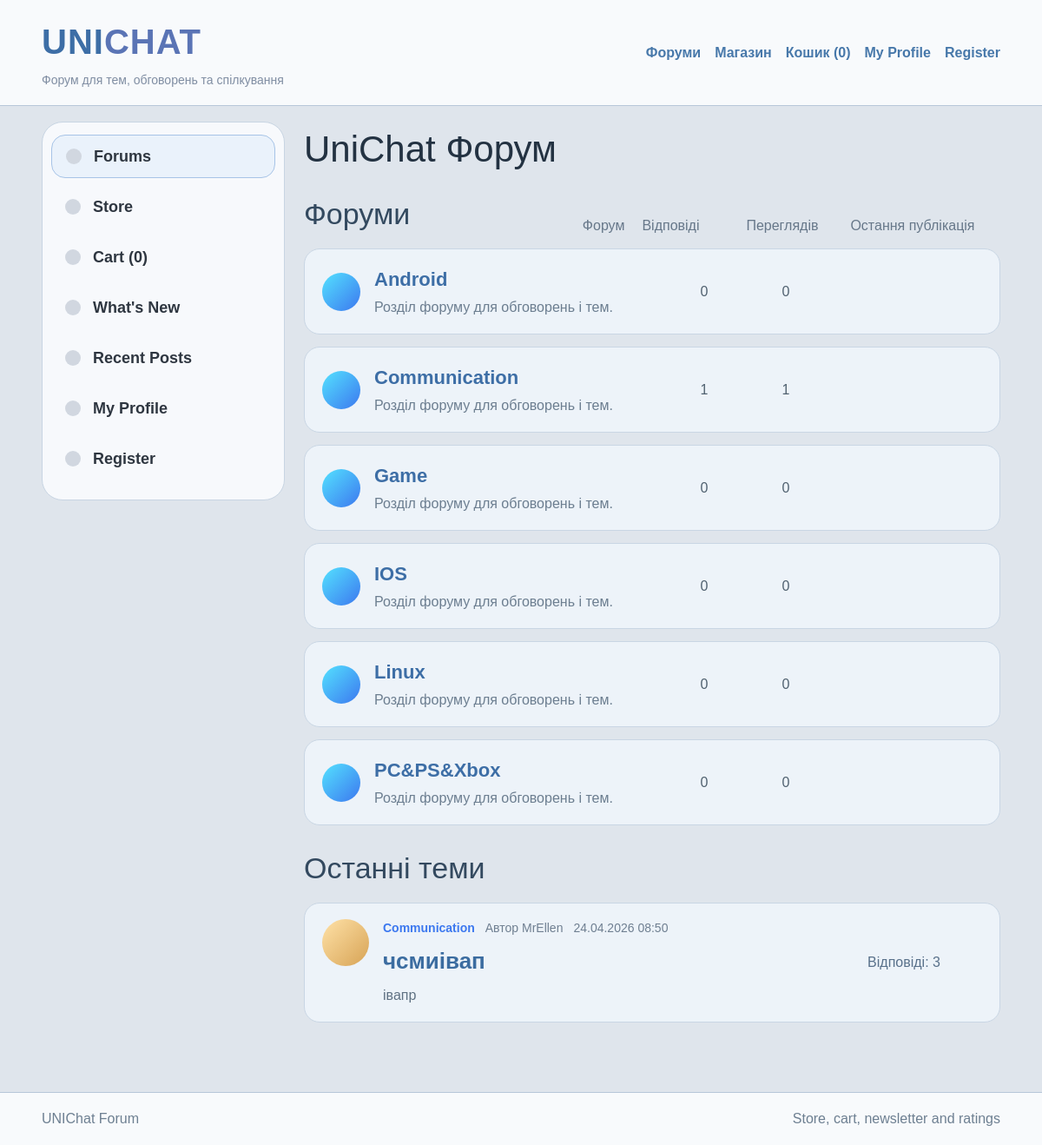
The page / on the database its author committed.
### lab2/myapp/models.py (models this page shows, shortened)
class Category(models.Model):
    name = models.CharField(max_length=100, verbose_name="Назва")
    description = models.TextField(blank=True, default="", verbose_name="Опис")
    created_at = models.DateTimeField(auto_now_add=True, verbose_name="Створено")
    updated_at = models.DateTimeField(auto_now=True, verbose_name="Оновлено")
    class Meta:
        verbose_name = "Категорія форуму"
        verbose_name_plural = "Категорії форуму"

class Post(models.Model):
    category = models.ForeignKey(
        Category,
        on_delete=models.CASCADE,
        related_name="posts",
        verbose_name="Категорія"
    )
    author_name = models.CharField(max_length=100, default="Користувач", verbose_name="Автор")
    title = models.CharField(max_length=200, verbose_name="Назва")
    content = models.TextField(verbose_name="Текст теми")
    created_at = models.DateTimeField(auto_now_add=True, verbose_name="Створено")
    updated_at = models.DateTimeField(auto_now=True, verbose_name="Оновлено")
    class Meta:
        verbose_name = "Тема"
        verbose_name_plural = "Теми"

### lab2/myapp/views.py (the view)
# urls.py: path("", views.home, name="home"),
def home(request):
    context = get_base_context(request)
    posts = Post.objects.select_related("category").annotate(
        comments_total=Count("comments", distinct=True)
    ).order_by("-created_at")
    selected_category_id = request.GET.get("category")
    if selected_category_id and selected_category_id.isdigit():
        posts = posts.filter(category_id=int(selected_category_id))
        selected_category_id = int(selected_category_id)
    else:
        selected_category_id = None
    context.update({
        "title": "UNIChat Forum",
        "posts": posts,
        "selected_category_id": selected_category_id,
    })
    return render(request, "myapp/home.html", context)

### lab2/myapp/views.py (called while the page is built)
def get_base_context(request):
    categories = Category.objects.annotate(posts_total=Count("posts", distinct=True)).order_by("name")
    cart_count = 0
    if request.user.is_authenticated:
        cart_count = CartItem.objects.filter(user=request.user).aggregate(total=Sum("quantity"))["total"] or 0
    return {
        "categories": categories,
        "cart_count": cart_count,
    }

### lab2/myapp/templates/myapp/home.html (shortened to what this page needs)
{% extends 'myapp/base.html' %}
{% block content %}
<div class="forum-page-header">
    <div>
        <h1>UniChat Форум</h1>
    </div>
</div>
<div class="forum-section">
    <div class="forum-section-top">
        <div class="forum-section-title">Форуми</div>
        <div class="forum-table-head">
            <span>Форум</span>
            <span>Відповіді</span>
            <span>Переглядів</span>
            <span>Остання публікація</span>
        </div>
    </div>
    <div class="forum-list">
        {% for item in categories %}
            <div class="forum-row">
                <div class="forum-main">
                    <div class="forum-icon"></div>
                    <div class="forum-info">
                        <h2>
                            <a href="{% url 'category_posts' item.id %}">{{ item.name }}</a>
                        </h2>
                        {% if item.description %}
                            <p>{{ item.description }}</p>
                        {% else %}
                            <p>Розділ форуму для обговорень і тем.</p>
                        {% endif %}
                    </div>
                </div>
                <div class="forum-meta">
                    <div>{{ item.posts_total }}</div>
                    <div>{{ item.posts_total }}</div>
                </div>
            </div>
        {% empty %}
            <div class="empty-box">
                Поки немає розділів. Додай категорії через адмінку.
            </div>
        {% endfor %}
    </div>
</div>
<div class="forum-section topics-section">
    <div class="forum-section-top">
        <div class="forum-section-title">Останні теми</div>
    </div>
    <div class="topic-list">
        {% for post in posts %}
            <article class="topic-card">
                <div class="topic-card-main">
                    <div class="topic-avatar"></div>
                    <div class="topic-body">
                        <div class="topic-meta-top">
                            <a href="{% url 'category_posts' post.category.id %}" class="topic-category">
                                {{ post.category.name }}
                            </a>
                            <span>Автор {{ post.author_name }}</span>
                            <span>{{ post.created_at|date:"d.m.Y H:i" }}</span>
                        </div>
                        {% if user.is_authenticated %}
                            <h3>
                                <a href="{% url 'post_detail' post.id %}">{{ post.title }}</a>
                            </h3>
                        {% else %}
                            <h3>{{ post.title }}</h3>
                        {% endif %}
                        <p>{{ post.content|truncatewords:22 }}</p>
                    </div>
                </div>
                <div class="topic-card-side">
                    <div>Відповіді: {{ post.comments_total }}</div>
                </div>
            </article>
        {% empty %}
            <div class="empty-box">
                Тем поки немає.
            </div>
        {% endfor %}
    </div>
</div>
{% endblock %}

### lab2/myapp/templates/myapp/base.html (shortened to what this page needs)
{% load static %}
<!DOCTYPE html>
<html lang="uk">
<head>
    <link rel="stylesheet" href="{% static 'myapp/css/style.css' %}">
</head>
<body>
    <header class="top-header">
        <div class="site-shell top-header-inner">
            <div class="brand-block">
                <a href="{% url 'home' %}" class="brand-logo">UNI<span>CHAT</span></a>
                <div class="brand-subtitle">Форум для тем, обговорень та спілкування</div>
            </div>
            <div class="header-links">
                <a href="{% url 'home' %}">Форуми</a>
                <a href="{% url 'store_home' %}">Магазин</a>
                <a href="{% url 'cart_view' %}">Кошик ({{ cart_count }})</a>
                <a href="{% url 'profile' %}">My Profile</a>
                {% if user.is_authenticated %}
                    <a href="{% url 'create_post' %}">Додати тему</a>
                    <a href="{% url 'logout' %}">Logout</a>
                {% else %}
                    <a href="{% url 'register' %}">Register</a>
                {% endif %}
            </div>
        </div>
    </header>
    <main class="site-shell main-layout">
        <aside class="left-sidebar">
            <nav class="sidebar-menu">
                <a href="{% url 'home' %}" class="sidebar-link active">Forums</a>
                <a href="{% url 'store_home' %}" class="sidebar-link">Store</a>
                <a href="{% url 'cart_view' %}" class="sidebar-link">Cart ({{ cart_count }})</a>
                <a href="{% url 'home' %}" class="sidebar-link">What's New</a>
                <a href="{% url 'home' %}" class="sidebar-link">Recent Posts</a>
                <a href="{% url 'profile' %}" class="sidebar-link">My Profile</a>
                {% if user.is_authenticated %}
                    <a href="{% url 'logout' %}" class="sidebar-link">Logout</a>
                {% else %}
                    <a href="{% url 'register' %}" class="sidebar-link">Register</a>
                {% endif %}
            </nav>
        </aside>
        <section class="content-area">
            {% block content %}{% endblock %}
        </section>
    </main>
    <footer class="site-footer">
        <div class="site-shell footer-inner">
            <div>UNIChat Forum</div>
            <div>Store, cart, newsletter and ratings</div>
        </div>
    </footer>
</body>
</html>

### lab2/myapp/static/myapp/css/style.css (style rules this page uses)
* { margin: 0; padding: 0; box-sizing: border-box; }
body { font-family: Arial, sans-serif; background: #dfe5ec; color: #2d3a4b; line-height: 1.5; }
a { text-decoration: none; color: inherit; }
.site-shell { width: 92%; max-width: 1400px; margin: 0 auto; }
.top-header { background: #f8fafc; border-bottom: 1px solid #b7c7d9; padding: 18px 0; }
.top-header-inner { display: flex; justify-content: space-between; align-items: center; gap: 18px; flex-wrap: wrap; }
.brand-logo { font-size: 40px; font-weight: 800; color: #3d6ea6; letter-spacing: 1px; }
.brand-logo span { color: #5a74b5; }
.brand-subtitle { font-size: 14px; color: #7f8da2; margin-top: 4px; }
.header-links { display: flex; gap: 16px; flex-wrap: wrap; }
.header-links a { color: #4778aa; font-weight: 600; }
.main-layout { display: grid; grid-template-columns: 280px 1fr; gap: 22px; padding: 18px 0 30px; }
.left-sidebar { align-self: start; }
.sidebar-menu { background: #f7f9fc; border: 1px solid #c8d5e3; border-radius: 24px; padding: 14px 10px; }
.sidebar-link { display: flex; align-items: center; min-height: 50px; padding: 0 16px; margin-bottom: 8px; border-radius: 16px; font-size: 18px; font-weight: 600; color: #2e3640; background: transparent; transition: 0.2s; }
.sidebar-link::before { content: ""; width: 18px; height: 18px; background: #d1d7e0; border-radius: 50%; margin-right: 14px; display: inline-block; flex-shrink: 0; }
.sidebar-link:hover, .sidebar-link.active { background: #eaf2fb; border: 1px solid #a7c4e7; }
.content-area { min-width: 0; }
.forum-page-header { display: flex; justify-content: space-between; align-items: center; gap: 16px; margin-bottom: 18px; flex-wrap: wrap; }
.forum-page-header h1 { font-size: 42px; font-weight: 500; color: #233242; }
.forum-section { background: #dfe5ec; margin-bottom: 24px; }
.forum-section-top { display: flex; justify-content: space-between; align-items: end; gap: 16px; margin-bottom: 14px; }
.forum-section-title { font-size: 34px; color: #33495f; font-weight: 500; }
.forum-table-head { display: grid; grid-template-columns: 1.3fr 100px 100px 180px; gap: 20px; font-size: 16px; color: #667789; width: 60%; }
.forum-list, .topic-list, .store-grid, .profile-preview-grid { display: grid; gap: 14px; }
.forum-row, .topic-card, .post-detail-box, .reply-box, .comment-item, .empty-box, .product-card, .preview-card, .product-detail-media, .product-detail-info, .comment-box, .rating-summary-box { background: #edf3f9; border: 1px solid #c9d6e4; border-radius: 18px; }
.forum-row { display: grid; grid-template-columns: 1fr 360px; gap: 18px; padding: 18px 20px; }
.forum-main { display: flex; align-items: center; gap: 16px; }
.forum-icon { width: 44px; height: 44px; border-radius: 50%; background: linear-gradient(135deg, #54e2ff, #3c78ef); flex-shrink: 0; }
.forum-info h2 { font-size: 22px; color: #3d6ea6; margin-bottom: 4px; }
.forum-info p { color: #6c7e90; }
.forum-meta { display: grid; grid-template-columns: 80px 80px 1fr; align-items: center; gap: 14px; text-align: center; color: #506170; }
.topic-card { display: grid; grid-template-columns: 1fr 180px; gap: 16px; padding: 18px 20px; }
.topic-card-main { display: flex; gap: 16px; }
.topic-avatar { width: 54px; height: 54px; border-radius: 50%; background: linear-gradient(135deg, #ffe2a8, #d7a355); flex-shrink: 0; }
.topic-meta-top, .thread-meta { display: flex; gap: 12px; flex-wrap: wrap; color: #6f7f91; font-size: 14px; margin-bottom: 8px; }
.topic-category, .badge { color: #3c78ef; font-weight: 700; }
.topic-body h3, .product-body h3 { font-size: 26px; color: #3b6ca0; margin-bottom: 8px; }
.topic-body p, .product-body p, .post-detail-text p { color: #5f7183; }
.topic-card-side { display: flex; flex-direction: column; justify-content: center; gap: 12px; align-items: center; color: #58708a; }
.site-footer { background: #f8fafc; border-top: 1px solid #b7c7d9; margin-top: 26px; padding: 18px 0; }
.footer-inner { display: flex; justify-content: space-between; gap: 12px; flex-wrap: wrap; color: #6d7f91; }

### rows shown on the page
Category: name "Android", description "Розділ форуму для обговорень і тем.", posts_total "0"
Category: name "Communication", description "Розділ форуму для обговорень і тем.", posts_total "1"
Category: name "Game", description "Розділ форуму для обговорень і тем.", posts_total "0"
Category: name "IOS", description "Розділ форуму для обговорень і тем.", posts_total "0"
Category: name "Linux", description "Розділ форуму для обговорень і тем.", posts_total "0"
Category: name "PC&PS&Xbox", description "Розділ форуму для обговорень і тем.", posts_total "0"
Post: category.name "Communication", author_name "MrEllen", created_at "24.04.2026 08:50", title "чсмиівап", content "івапр", comments_total "3"

### other values the page prints
{{ cart_count }} "0"
